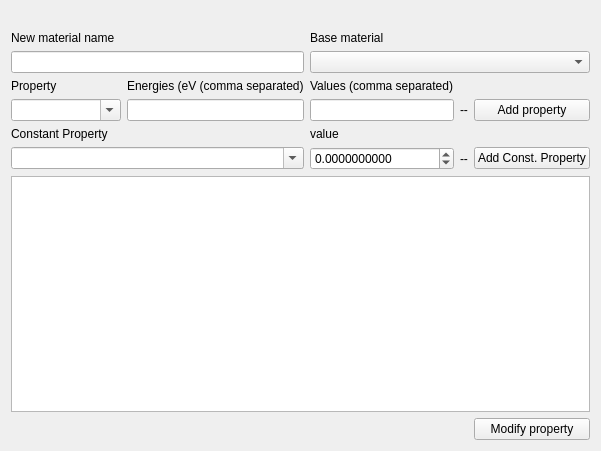
<?xml version="1.0" encoding="UTF-8"?>
<ui version="4.0">
 <class>SimpleMaterialPropertyBuilder</class>
 <widget class="QWidget" name="SimpleMaterialPropertyBuilder">
  <property name="geometry">
   <rect>
    <x>0</x>
    <y>0</y>
    <width>469</width>
    <height>451</height>
   </rect>
  </property>
  <property name="windowTitle">
   <string>Form</string>
  </property>
  <property name="styleSheet">
   <string notr="true">font: 8pt &quot;Ubuntu&quot;;</string>
  </property>
  <layout class="QGridLayout" name="gridLayout">
   <item row="7" column="1">
    <widget class="QLabel" name="label">
     <property name="text">
      <string/>
     </property>
    </widget>
   </item>
   <item row="13" column="1">
    <widget class="QLabel" name="label_4">
     <property name="text">
      <string>Constant Property</string>
     </property>
    </widget>
   </item>
   <item row="9" column="4" colspan="3">
    <widget class="QComboBox" name="g4_materials"/>
   </item>
   <item row="14" column="5">
    <widget class="QLabel" name="const_prop_unit">
     <property name="text">
      <string>--</string>
     </property>
    </widget>
   </item>
   <item row="12" column="3">
    <widget class="QLineEdit" name="g4_prop_energies"/>
   </item>
   <item row="12" column="4">
    <widget class="QLineEdit" name="g4_prop_value"/>
   </item>
   <item row="10" column="1" colspan="2">
    <widget class="QLabel" name="label_2">
     <property name="text">
      <string>Property</string>
     </property>
    </widget>
   </item>
   <item row="15" column="1" colspan="6">
    <widget class="QPlainTextEdit" name="commands"/>
   </item>
   <item row="13" column="4">
    <widget class="QLabel" name="label_5">
     <property name="text">
      <string>value</string>
     </property>
    </widget>
   </item>
   <item row="12" column="5">
    <widget class="QLabel" name="prop_unit">
     <property name="text">
      <string>--</string>
     </property>
    </widget>
   </item>
   <item row="12" column="6">
    <widget class="QPushButton" name="addProperty">
     <property name="text">
      <string>Add property</string>
     </property>
    </widget>
   </item>
   <item row="8" column="1">
    <widget class="QLabel" name="new_material_label">
     <property name="text">
      <string>New material name</string>
     </property>
    </widget>
   </item>
   <item row="14" column="6">
    <widget class="QPushButton" name="add_const_property">
     <property name="text">
      <string>Add Const. Property</string>
     </property>
    </widget>
   </item>
   <item row="16" column="6">
    <widget class="QPushButton" name="done">
     <property name="text">
      <string>Modify property</string>
     </property>
    </widget>
   </item>
   <item row="10" column="3">
    <widget class="QLabel" name="label_6">
     <property name="text">
      <string>Energies (eV (comma separated)</string>
     </property>
    </widget>
   </item>
   <item row="14" column="4">
    <widget class="QDoubleSpinBox" name="g4_const_prop_value">
     <property name="decimals">
      <number>10</number>
     </property>
     <property name="minimum">
      <double>-9999999.000000000000000</double>
     </property>
     <property name="maximum">
      <double>9999999.000000000000000</double>
     </property>
    </widget>
   </item>
   <item row="9" column="1" colspan="3">
    <widget class="QLineEdit" name="mat_name"/>
   </item>
   <item row="10" column="4">
    <widget class="QLabel" name="label_3">
     <property name="text">
      <string>Values (comma separated)</string>
     </property>
    </widget>
   </item>
   <item row="8" column="4">
    <widget class="QLabel" name="label_8">
     <property name="text">
      <string>Base material</string>
     </property>
    </widget>
   </item>
   <item row="12" column="1" colspan="2">
    <widget class="QComboBox" name="g4_property">
     <property name="editable">
      <bool>true</bool>
     </property>
    </widget>
   </item>
   <item row="14" column="1" colspan="3">
    <widget class="QComboBox" name="g4_const_property">
     <property name="editable">
      <bool>true</bool>
     </property>
    </widget>
   </item>
  </layout>
 </widget>
 <resources/>
 <connections/>
</ui>
